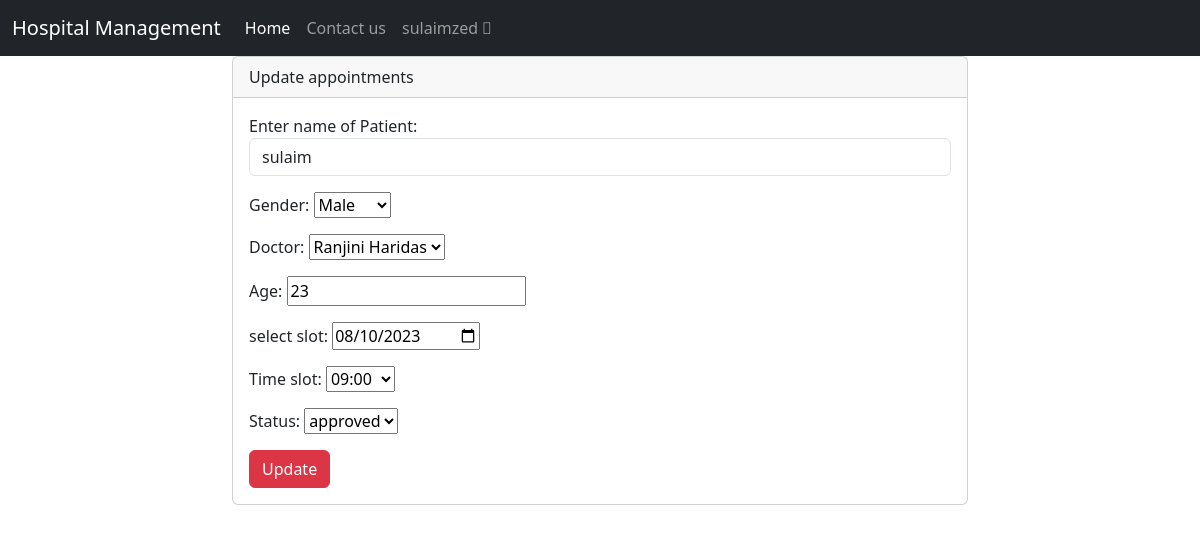
/appointment/1/edit (signed in), run on the app's committed database.
### clinic/models.py (models this page shows, shortened)
class Appoinment(models.Model):
    patient_name=models.CharField(max_length=200)
    option=(("Male","Male"),
            ("Female","Female"),
            ("Others","Others"))
    gender=models.CharField(max_length=20,choices=option)
    doctor=models.ForeignKey(Doctor,on_delete=models.CASCADE)
    age=models.PositiveIntegerField()
    user=models.ForeignKey(User,on_delete=models.CASCADE)
    date=models.DateField()
    time_slot=models.ForeignKey(TimeSlot,on_delete=models.CASCADE)
    status=models.CharField(max_length=200,choices=[("approved","approved"),("rejected","rejected"),("pending","pending")],default="pending")

class TimeSlot(models.Model):
    time_slot=models.TimeField()
    def __str__(self):
        return f"{self.time_slot.strftime('%H:%M')}"

### clinic/views.py (the view)
# urls.py: path("appointment/<int:id>/edit",views.AppoinmentsUpdate.as_view(),name="app-update"),
@method_decorator(signin_required,name="dispatch")
class AppoinmentsUpdate(UpdateView):
    model=Appoinment
    form_class=AppoinmentForm
    template_name="appointment-update.html"
    success_url=reverse_lazy("admindash")
    pk_url_kwarg="id"

### clinic/forms.py
class AppoinmentForm(ModelForm):
    date=forms.DateField(label="select slot",widget=forms.NumberInput(attrs={"type":"date"}))
    patient_name=forms.CharField(label="Enter name of Patient",widget=forms.TextInput(attrs={"class":"form-control"}))
    age=forms.CharField(label="Age",widget=forms.NumberInput(attrs={"type":"age"}))
    class Meta:
        model=Appoinment
        fields=["patient_name","gender","doctor","age","date","time_slot","status"]

### clinic/models.py (called while the page is built)
    def __str__(self):
        return self.doctor_name

### clinic/views.py (called while the page is built)
def signin_required(fn):
    def wrapper(request,*args,**kw):
        if not request.user.is_authenticated:
            messages.error(request,"please login to perform the action")
            return redirect("log-in")
        else:
            return fn(request,*args,**kw)
    return wrapper

### clinic/templates/appointment-update.html (shortened to what this page needs)
 {% include "base.html" %}
 {% include "nav.html" %}
 <div class="container">
    <div class="row">
        <div class="col-2"></div>
        <div class="col-8">
            <div class="card">
                <div class="card-header">
                  Update appointments
                </div>
                <div class="card-body">
                    <form action="" method="post">
                        {{form.as_p}}
                        <button type="submit" class="btn btn-danger">Update</button>
                    </form>
                </div>
            </div>
        </div>
        <div class="col-2"></div>
    </div>
 </div>

### clinic/templates/nav.html (shortened to what this page needs)
    <nav class="navbar navbar-expand-lg navbar-dark  bg-dark">
        <div class="container-fluid">
          <a class="navbar-brand" href="#">Hospital Management</a>
          <div class="collapse navbar-collapse" id="navbarSupportedContent">
            <ul class="navbar-nav mr-auto mb-2 mb-lg-0">
              <li class="nav-item">
                <a class="nav-link active" aria-current="page" href="#">Home</a>
              </li>
              <li class="nav-item">
                <a class="nav-link" href="#">Contact us</a>
              </li>
              <li class="nav-item mr-1">
                <a class="nav-link" href="#">{{request.user}} &#xF4E1;</a>
              </li>
            </ul>
          </div>
        </div>
      </nav>

### data on the page
Appoinment: patient_name "sulaim", gender "Male", doctor "Ranjini Haridas", age "23", date "08/10/2023", status "approved"
TimeSlot: time_slot "09:00"

### other printed values
{{ request.user }} "sulaimzed"
